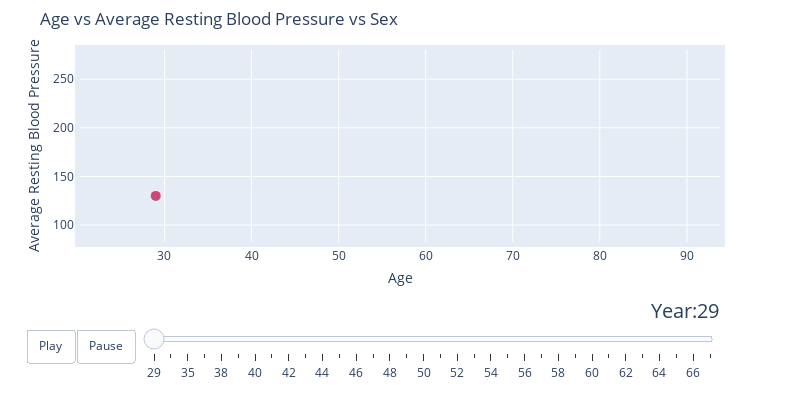

The notebook cell saved with this chart:
### Code cell
# Creating temp data for data viz
d1=data_v1.groupby(['Sex', 'Age'])['Resting_Blood_Pressure'].max().reset_index(name ='Avg_Resting_Blood_Pressure').sort_values('Age').head(64)

figure = bubbleplot(dataset = d1.sort_values('Age'), 
                    x_column = 'Age', 
                    y_column = 'Avg_Resting_Blood_Pressure',
                    bubble_column = 'Sex', 
                    time_column = 'Age',
                    color_column = 'Sex',
                    
                    x_title = "Age", 
                    y_title = "Average Resting Blood Pressure",
                    title = '      Age vs Average Resting Blood Pressure vs Sex',
                    x_logscale = False, scale_bubble = 1, width=800, height = 400)

py.iplot(figure, config={'scrollzoom': True})

### Figure 1 — Plotly figure (JSON) as saved in the notebook; plotly's stock layout.template omitted (floating-point values rounded to 4 significant figures)
{"data": [{"marker": {"color": [1], "size": 10}, "mode": "markers", "text": ["1"], "type": "scatter", "x": [29], "y": [130]}], "layout": {"height": 400, "hovermode": "closest", "margin": {"b": 50, "pad": 5, "t": 50}, "showlegend": false, "sliders": [{"active": 0, "currentvalue": {"font": {"size": 20}, "prefix": "Year:", "visible": true, "xanchor": "right"}, "len": 0.9, "pad": {"b": 10, "t": 50}, "steps": [{"args": [[29], {"frame": {"duration": 300, "redraw": false}, "mode": "immediate", "transition": {"duration": 300}}], "label": "29", "method": "animate"}, {"args": [[34], {"frame": {"duration": 300, "redraw": false}, "mode": "immediate", "transition": {"duration": 300}}], "label": "34", "method": "animate"}, {"args": [[35], {"frame": {"duration": 300, "redraw": false}, "mode": "immediate", "transition": {"duration": 300}}], "label": "35", "method": "animate"}, {"args": [[37], {"frame": {"duration": 300, "redraw": false}, "mode": "immediate", "transition": {"duration": 300}}], "label": "37", "method": "animate"}, {"args": [[38], {"frame": {"duration": 300, "redraw": false}, "mode": "immediate", "transition": {"duration": 300}}], "label": "38", "method": "animate"}, {"args": [[39], {"frame": {"duration": 300, "redraw": false}, "mode": "immediate", "transition": {"duration": 300}}], "label": "39", "method": "animate"}, {"args": [[40], {"frame": {"duration": 300, "redraw": false}, "mode": "immediate", "transition": {"duration": 300}}], "label": "40", "method": "animate"}, {"args": [[41], {"frame": {"duration": 300, "redraw": false}, "mode": "immediate", "transition": {"duration": 300}}], "label": "41", "method": "animate"}, {"args": [[42], {"frame": {"duration": 300, "redraw": false}, "mode": "immediate", "transition": {"duration": 300}}], "label": "42", "method": "animate"}, {"args": [[43], {"frame": {"duration": 300, "redraw": false}, "mode": "immediate", "transition": {"duration": 300}}], "label": "43", "method": "animate"}, {"args": [[44], {"frame": {"duration": 300, "redraw": false}, "mode": "immediate", "transition": {"duration": 300}}], "label": "44", "method": "animate"}, {"args": [[45], {"frame": {"duration": 300, "redraw": false}, "mode": "immediate", "transition": {"duration": 300}}], "label": "45", "method": "animate"}, {"args": [[46], {"frame": {"duration": 300, "redraw": false}, "mode": "immediate", "transition": {"duration": 300}}], "label": "46", "method": "animate"}, {"args": [[47], {"frame": {"duration": 300, "redraw": false}, "mode": "immediate", "transition": {"duration": 300}}], "label": "47", "method": "animate"}, {"args": [[48], {"frame": {"duration": 300, "redraw": false}, "mode": "immediate", "transition": {"duration": 300}}], "label": "48", "method": "animate"}, {"args": [[49], {"frame": {"duration": 300, "redraw": false}, "mode": "immediate", "transition": {"duration": 300}}], "label": "49", "method": "animate"}, {"args": [[50], {"frame": {"duration": 300, "redraw": false}, "mode": "immediate", "transition": {"duration": 300}}], "label": "50", "method": "animate"}, {"args": [[51], {"frame": {"duration": 300, "redraw": false}, "mode": "immediate", "transition": {"duration": 300}}], "label": "51", "method": "animate"}, {"args": [[52], {"frame": {"duration": 300, "redraw": false}, "mode": "immediate", "transition": {"duration": 300}}], "label": "52", "method": "animate"}, {"args": [[53], {"frame": {"duration": 300, "redraw": false}, "mode": "immediate", "transition": {"duration": 300}}], "label": "53", "method": "animate"}, {"args": [[54], {"frame": {"duration": 300, "redraw": false}, "mode": "immediate", "transition": {"duration": 300}}], "label": "54", "method": "animate"}, {"args": [[55], {"frame": {"duration": 300, "redraw": false}, "mode": "immediate", "transition": {"duration": 300}}], "label": "55", "method": "animate"}, {"args": [[56], {"frame": {"duration": 300, "redraw": false}, "mode": "immediate", "transition": {"duration": 300}}], "label": "56", "method": "animate"}, {"args": [[57], {"frame": {"duration": 300, "redraw": false}, "mode": "immediate", "transition": {"duration": 300}}], "label": "57", "method": "animate"}, {"args": [[58], {"frame": {"duration": 300, "redraw": false}, "mode": "immediate", "transition": {"duration": 300}}], "label": "58", "method": "animate"}, {"args": [[59], {"frame": {"duration": 300, "redraw": false}, "mode": "immediate", "transition": {"duration": 300}}], "label": "59", "method": "animate"}, {"args": [[60], {"frame": {"duration": 300, "redraw": false}, "mode": "immediate", "transition": {"duration": 300}}], "label": "60", "method": "animate"}, {"args": [[61], {"frame": {"duration": 300, "redraw": false}, "mode": "immediate", "transition": {"duration": 300}}], "label": "61", "method": "animate"}, {"args": [[62], {"frame": {"duration": 300, "redraw": false}, "mode": "immediate", "transition": {"duration": 300}}], "label": "62", "method": "animate"}, {"args": [[63], {"frame": {"duration": 300, "redraw": false}, "mode": "immediate", "transition": {"duration": 300}}], "label": "63", "method": "animate"}, {"args": [[64], {"frame": {"duration": 300, "redraw": false}, "mode": "immediate", "transition": {"duration": 300}}], "label": "64", "method": "animate"}, {"args": [[65], {"frame": {"duration": 300, "redraw": false}, "mode": "immediate", "transition": {"duration": 300}}], "label": "65", "method": "animate"}, {"args": [[66], {"frame": {"duration": 300, "redraw": false}, "mode": "immediate", "transition": {"duration": 300}}], "label": "66", "method": "animate"}, {"args": [[67], {"frame": {"duration": 300, "redraw": false}, "mode": "immediate", "transition": {"duration": 300}}], "label": "67", "method": "animate"}], "transition": {"duration": 300, "easing": "cubic-in-out"}, "x": 0.1, "xanchor": "left", "y": 0, "yanchor": "top"}], "title": {"text": "      Age vs Average Resting Blood Pressure vs Sex"}, "updatemenus": [{"buttons": [{"args": [null, {"frame": {"duration": 500, "redraw": false}, "fromcurrent": true, "transition": {"duration": 300, "easing": "quadratic-in-out"}}], "label": "Play", "method": "animate"}, {"args": [[null], {"frame": {"duration": 0, "redraw": false}, "mode": "immediate", "transition": {"duration": 0}}], "label": "Pause", "method": "animate"}], "direction": "left", "pad": {"r": 10, "t": 87}, "showactive": false, "type": "buttons", "x": 0.1, "xanchor": "right", "y": 0, "yanchor": "top"}], "width": 800, "xaxis": {"autorange": false, "range": [20.3, 93.8], "title": {"text": "Age"}}, "yaxis": {"autorange": false, "range": [82.6, 280], "title": {"text": "Average Resting Blood Pressure"}}}}
